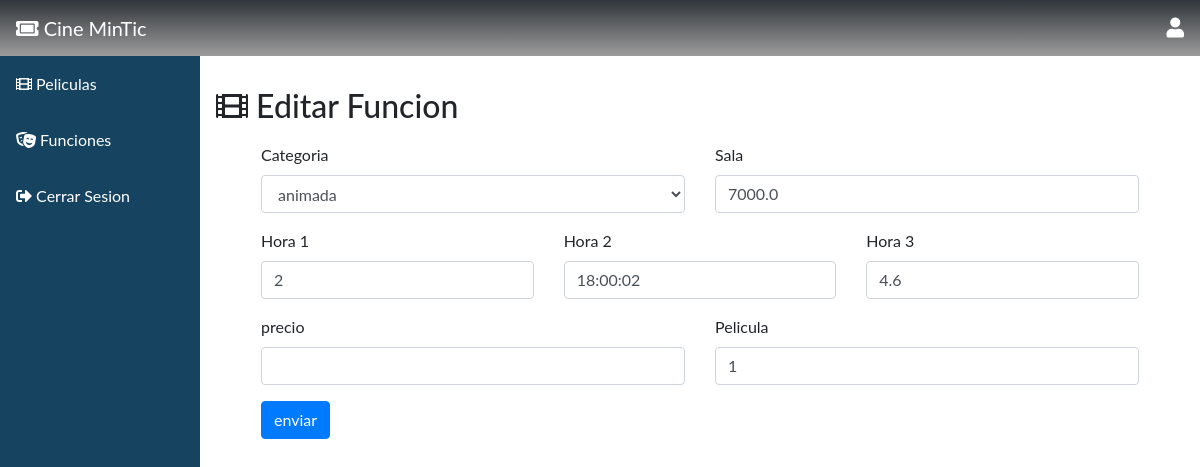
The page /admin_funciones/edit/?id=1 on the database as committed earlier.
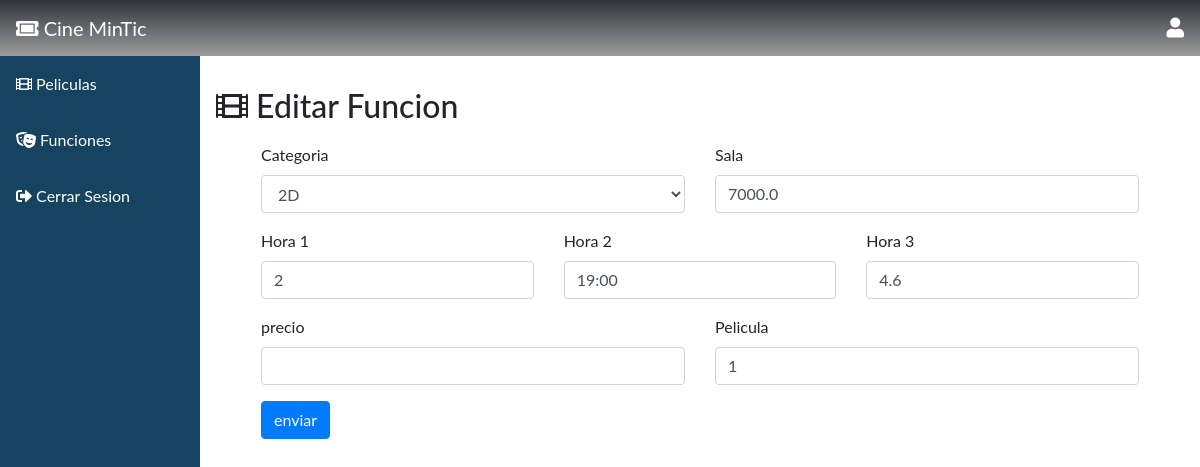
The same page on the database as committed later.
### tables this page shows
CREATE TABLE funcion (id INTEGER PRIMARY KEY AUTOINCREMENT, categoria VARCHAR, sala VARCHAR, hora TIME, puntuacion DOUBLE, precio DOUBLE, pelicula_codigo INT REFERENCES pelicula (codigo) ON DELETE CASCADE ON UPDATE CASCADE);

### main.py (the view)
@app.route('/admin_funciones/edit/', methods=['GET', 'POST'])
def editfuncion():
    if request.method == 'GET':
        id=request.args.get('id')
        db=get_db()
        result=db.execute("SELECT * FROM funcion WHERE id=?",(id,))
        result= result.fetchall()
        db.close()
        return render_template('editfuncion.html',result=result)

### db.py (called while the page is built)
def get_db():
    try:
        if 'db' not in g:
            print('conectada')
            g.db = sqlite3.connect('cinemintic.db')
        return g.db
    except Error:
        print(Error)

### main.py (called while the page is built)
@app.before_request
def cargar_usuario_registrado():
    id_usuario = session.get('id_usuario')
    if id_usuario is None:
        g.user = None
    else:
        g.user = get_db().execute(
                'SELECT id, nombre, email, password,fecha_nacimiento,genero,cargo_id FROM usuario WHERE id = ?'
                ,
                (id_usuario,)
            ).fetchone()

### templates/editfuncion.html (shortened to what this page needs)
{% extends "bootstrap/base.html" %}
{% import "bootstrap/wtf.html" as wtf %}
{% block styles %}
  <link rel="stylesheet" href="https://maxcdn.bootstrapcdn.com/bootstrap/4.0.0/css/bootstrap.min.css">
  <link href="https://cdnjs.cloudflare.com/ajax/libs/font-awesome/5.13.0/css/all.min.css" rel="stylesheet">
{% endblock %}
{% block content %}
  <div class="sidebar">
    <a class="active" href="{{ url_for('home') }}"><i class="fas fa-ticket-alt"></i> Cine MinTic</a>
    <a href="{{ url_for('manage_movies') }}"><i class="fas fa-film"></i> Peliculas</a>
    <a href="{{ url_for('manage_functions') }}"><i class="fas fa-theater-masks"></i> Funciones</a>
    <a href="{{ url_for('logout') }}"><i class="fas fa-sign-out-alt"></i> Cerrar Sesion</a>
  </div>
  <nav style="background: linear-gradient(180deg, var(--black2) 0%, var(--black1) 100%);color: white;" class="navbar justify-content-between">
    <a class="navbar-brand"><i class="fas fa-ticket-alt"></i> Cine MinTic</a>
    <i style="font-size:20px" class="fas fa-user"></i>
  </nav>
  <div class="content">
    <div style="padding-top: 30px;padding-bottom: 10px;" class="row">
      <div class="col"><h2><i class="fas fa-film"></i> Editar Funcion</h2></div>
    </div>
    {% for fila in result %}
    <form method="POST" action="{{ url_for('updatefuncion') }}" >
      <div style="margin-left: 30px;margin-right: 30px;" class="row">
          <div class="col-6">
              <div class="form-group">
                <label for="exampleFormControlInput1">Categoria</label>
                <select class="form-control" name="categoria" id="categoria">
                  <option value="{{ fila[1] }}" hidden>{{ fila[1] }}</option>
                </select>
              </div>
          </div>
          <div class="col-6">
              <div class="form-group">
                <label for="exampleFormControlSelect1">Sala</label>
                <input type="text" class="form-control" id="sala" name="sala" value="{{fila[5]}}">
              </div>
          </div>
          <div class="col-4">
              <div class="form-group">
                <label for="exampleFormControlTextarea1">Hora 1</label>
                <input type="text" class="form-control" id="hora1" name="hora1" value="{{fila[2]}}">
              </div>
          </div>
          <div class="col-4">
            <div class="form-group">
              <label for="exampleFormControlTextarea1">Hora 2</label>
              <input type="text" class="form-control" id="hora2" name="hora2" value="{{fila[3]}}">
            </div>
        </div>
        <div class="col-4">
          <div class="form-group">
            <label for="exampleFormControlTextarea1">Hora 3</label>
            <input type="text" class="form-control" id="hora3" name="hora3" value="{{fila[4]}}">
          </div>
      </div>
          <div class="col-6">
            <div class="form-group">
              <label for="exampleFormControlInput1">precio</label>
              <input type="number" class="form-control" id="precio" name="precio" value="{{fila[7]}}">
            </div>
        </div>
        <div class="col-6">
          <div class="form-group">
            <label for="exampleFormControlInput1">Pelicula</label>
            <input type="text" class="form-control" id="pelicula_codigo" name="pelicula_codigo" value="{{fila[-1]}}">
          </div>
      </div>
      {% endfor %}
        <div class="col-12">
          <input class="btn btn-primary" type="submit" value="enviar">
        </div>
      </div>
    </form>
  </div>
{% endblock %}

Rows that differ between the two databases and show on the page:
changed funcion: categoria "animada" → "2D"; hora2 "18:00:02" → "19:00"
